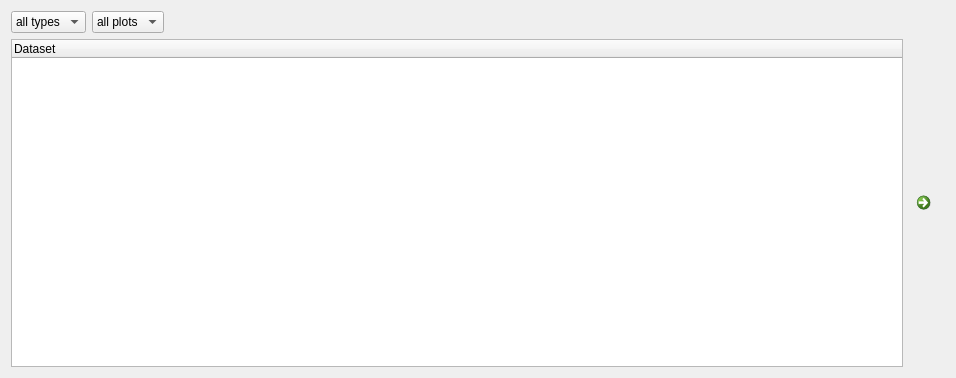
<?xml version="1.0" encoding="UTF-8"?>
<ui version="4.0">
 <class>datasetWidget</class>
 <widget class="QWidget" name="datasetWidget">
  <property name="geometry">
   <rect>
    <x>0</x>
    <y>0</y>
    <width>956</width>
    <height>378</height>
   </rect>
  </property>
  <property name="windowTitle">
   <string>Form</string>
  </property>
  <layout class="QVBoxLayout" name="verticalLayout">
   <item>
    <widget class="QWidget" name="selectorWidget" native="true">
     <layout class="QHBoxLayout" name="horizontalLayout">
      <property name="margin">
       <number>0</number>
      </property>
      <item>
       <widget class="QComboBox" name="ds_typeComboBox">
        <item>
         <property name="text">
          <string>all types</string>
         </property>
        </item>
        <item>
         <property name="text">
          <string>lc</string>
         </property>
        </item>
        <item>
         <property name="text">
          <string>rv</string>
         </property>
        </item>
        <item>
         <property name="text">
          <string>sp</string>
         </property>
        </item>
        <item>
         <property name="text">
          <string>etv</string>
         </property>
        </item>
       </widget>
      </item>
      <item>
       <widget class="QComboBox" name="ds_plotComboBox">
        <item>
         <property name="text">
          <string>all plots</string>
         </property>
        </item>
       </widget>
      </item>
      <item>
       <spacer name="horizontalSpacer">
        <property name="orientation">
         <enum>Qt::Horizontal</enum>
        </property>
        <property name="sizeHint" stdset="0">
         <size>
          <width>40</width>
          <height>20</height>
         </size>
        </property>
       </spacer>
      </item>
     </layout>
    </widget>
   </item>
   <item>
    <layout class="QHBoxLayout" name="horizontalLayout_2">
     <item>
      <widget class="DatasetTreeWidget" name="datasetTreeView">
       <property name="indentation">
        <number>2</number>
       </property>
       <column>
        <property name="text">
         <string notr="true">Dataset</string>
        </property>
       </column>
      </widget>
     </item>
     <item>
      <widget class="QWidget" name="addDataWidget" native="true">
       <layout class="QVBoxLayout" name="verticalLayout_4">
        <property name="spacing">
         <number>2</number>
        </property>
        <property name="margin">
         <number>0</number>
        </property>
        <item>
         <widget class="QCommandLinkButton" name="addDataButton">
          <property name="maximumSize">
           <size>
            <width>36</width>
            <height>36</height>
           </size>
          </property>
          <property name="text">
           <string/>
          </property>
          <property name="icon">
           <iconset resource="ui_resources.qrc">
            <normaloff>:/images/icons/add.png</normaloff>:/images/icons/add.png</iconset>
          </property>
         </widget>
        </item>
       </layout>
      </widget>
     </item>
    </layout>
   </item>
  </layout>
 </widget>
 <customwidgets>
  <customwidget>
   <class>DatasetTreeWidget</class>
   <extends>QTreeWidget</extends>
   <header>phoebe_widgets</header>
  </customwidget>
 </customwidgets>
 <resources>
  <include location="ui_resources.qrc"/>
 </resources>
 <connections/>
</ui>
